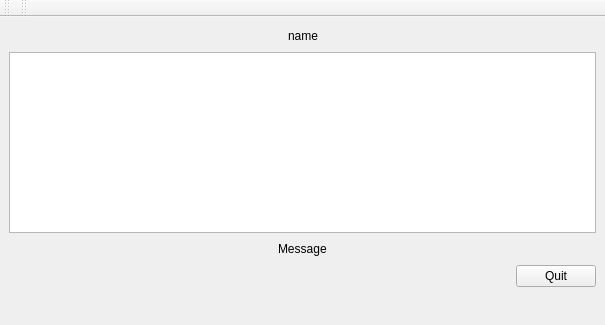
<?xml version="1.0" encoding="UTF-8"?>
<ui version="4.0">
 <class>MainWindow</class>
 <widget class="QMainWindow" name="MainWindow">
  <property name="geometry">
   <rect>
    <x>0</x>
    <y>0</y>
    <width>605</width>
    <height>325</height>
   </rect>
  </property>
  <property name="windowTitle">
   <string>MainWindow</string>
  </property>
  <widget class="QWidget" name="centralwidget">
   <layout class="QVBoxLayout" name="verticalLayout">
    <item>
     <layout class="QHBoxLayout" name="horizontalLayout_5">
      <item>
       <spacer name="horizontalSpacer_4">
        <property name="orientation">
         <enum>Qt::Horizontal</enum>
        </property>
        <property name="sizeHint" stdset="0">
         <size>
          <width>40</width>
          <height>20</height>
         </size>
        </property>
       </spacer>
      </item>
      <item>
       <widget class="QLabel" name="name_behavior_program_label">
        <property name="font">
         <font>
          <pointsize>9</pointsize>
         </font>
        </property>
        <property name="text">
         <string>name</string>
        </property>
       </widget>
      </item>
      <item>
       <spacer name="horizontalSpacer_5">
        <property name="orientation">
         <enum>Qt::Horizontal</enum>
        </property>
        <property name="sizeHint" stdset="0">
         <size>
          <width>40</width>
          <height>20</height>
         </size>
        </property>
       </spacer>
      </item>
     </layout>
    </item>
    <item>
     <layout class="QHBoxLayout" name="horizontalLayout">
      <item>
       <widget class="QTableWidget" name="tableWidget"/>
      </item>
     </layout>
    </item>
    <item>
     <layout class="QHBoxLayout" name="horizontalLayout_2">
      <item>
       <spacer name="horizontalSpacer">
        <property name="orientation">
         <enum>Qt::Horizontal</enum>
        </property>
        <property name="sizeHint" stdset="0">
         <size>
          <width>40</width>
          <height>20</height>
         </size>
        </property>
       </spacer>
      </item>
      <item>
       <widget class="QLabel" name="message_label">
        <property name="font">
         <font>
          <pointsize>9</pointsize>
         </font>
        </property>
        <property name="text">
         <string>Message</string>
        </property>
       </widget>
      </item>
      <item>
       <spacer name="horizontalSpacer_2">
        <property name="orientation">
         <enum>Qt::Horizontal</enum>
        </property>
        <property name="sizeHint" stdset="0">
         <size>
          <width>40</width>
          <height>20</height>
         </size>
        </property>
       </spacer>
      </item>
     </layout>
    </item>
    <item>
     <layout class="QHBoxLayout" name="horizontalLayout_4">
      <item>
       <spacer name="horizontalSpacer_3">
        <property name="orientation">
         <enum>Qt::Horizontal</enum>
        </property>
        <property name="sizeHint" stdset="0">
         <size>
          <width>40</width>
          <height>20</height>
         </size>
        </property>
       </spacer>
      </item>
      <item>
       <widget class="QPushButton" name="quit_pushButton">
        <property name="sizePolicy">
         <sizepolicy hsizetype="Fixed" vsizetype="Fixed">
          <horstretch>0</horstretch>
          <verstretch>0</verstretch>
         </sizepolicy>
        </property>
        <property name="font">
         <font>
          <pointsize>9</pointsize>
         </font>
        </property>
        <property name="focusPolicy">
         <enum>Qt::NoFocus</enum>
        </property>
        <property name="text">
         <string>Quit</string>
        </property>
       </widget>
      </item>
     </layout>
    </item>
    <item>
     <spacer name="verticalSpacer_2">
      <property name="orientation">
       <enum>Qt::Vertical</enum>
      </property>
      <property name="sizeHint" stdset="0">
       <size>
        <width>20</width>
        <height>40</height>
       </size>
      </property>
     </spacer>
    </item>
   </layout>
  </widget>
  <widget class="QMenuBar" name="menubar">
   <property name="geometry">
    <rect>
     <x>0</x>
     <y>0</y>
     <width>605</width>
     <height>26</height>
    </rect>
   </property>
  </widget>
  <widget class="QToolBar" name="toolBar">
   <property name="windowTitle">
    <string>toolBar</string>
   </property>
   <attribute name="toolBarArea">
    <enum>TopToolBarArea</enum>
   </attribute>
   <attribute name="toolBarBreak">
    <bool>false</bool>
   </attribute>
  </widget>
  <widget class="QToolBar" name="toolBar_2">
   <property name="windowTitle">
    <string>toolBar_2</string>
   </property>
   <attribute name="toolBarArea">
    <enum>TopToolBarArea</enum>
   </attribute>
   <attribute name="toolBarBreak">
    <bool>false</bool>
   </attribute>
  </widget>
 </widget>
 <resources/>
 <connections/>
</ui>
